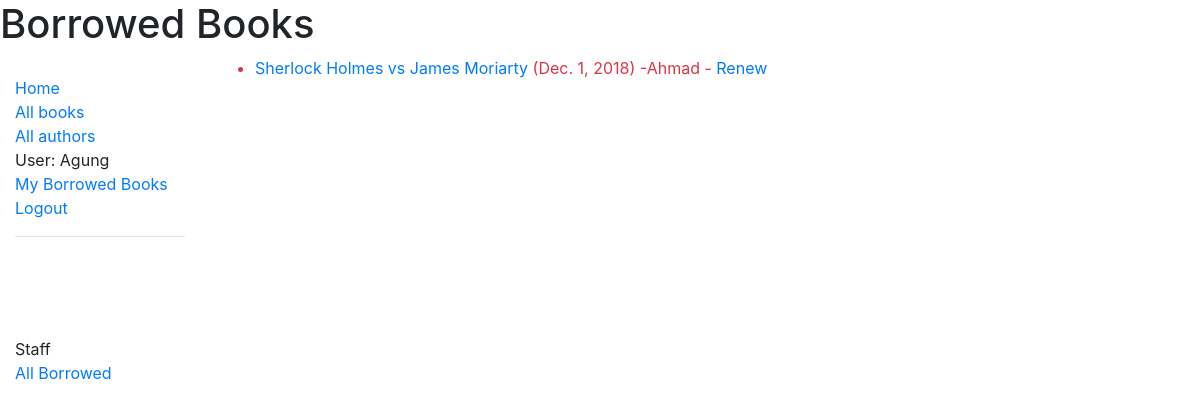
Page /catalog/borrowed/ (signed in) on the committed database.
### catalog/models.py (models this page shows, shortened)
class BookInstance(models.Model):
    id = models.UUIDField(primary_key=True, default=uuid.uuid4,
                          help_text='Unique ID for this particular book\
                                    across whole library.')
    book = models.ForeignKey('Book', on_delete=models.SET_NULL, null=True)
    imprint = models.CharField(max_length=200)
    due_back = models.DateField(null=True, blank=True)
    borrower = models.ForeignKey(User, on_delete=models.SET_NULL,
                                 null=True, blank=True)
    LOAN_STATUS = (
        ('m', 'Maintenance'),
        ('o', 'On loan'),
        ('a', 'Available'),
        ('r', 'Reserved'),
    )
    status = models.CharField(
        max_length=1,
        choices=LOAN_STATUS,
        blank=True,
        default='m',
        help_text='Book Availability',
    )
    class Meta:
        ordering = ['due_back']
        permissions = (("can_mark_returned", "Set book as returned"), )
    @property
    def is_overdue(self):
        if self.due_back and date.today() > self.due_back:
            return True
        return False

class Book(models.Model):
    title = models.CharField(max_length=200)
    author = models.ForeignKey('Author', on_delete=models.SET_NULL, null=True)
    summary = models.TextField(max_length=1000,
                               help_text='Enter a brief description of book.')
    isbn = models.CharField('ISBN', max_length=13,
                            help_text='13 Character \
                <a href="https://www.isbn-international.org/content/\
                what-isbn">ISBN number</a>')
    genre = models.ManyToManyField(Genre,
                                   help_text='Select genres for this book')
    def display_genre(self):
        """Create a string for Genre.Used to display genre in Site Admin."""
        return ', '.join(genre.name for genre in self.genre.all()[:3])
    display_genre.short_description = 'Genre'

### catalog/views.py (the view)
# urls.py: path('borrowed/', views.LibrarianCheckBorrowedBook.as_view(),
class LibrarianCheckBorrowedBook(PermissionRequiredMixin, generic.ListView):
    model = BookInstance
    template_name = 'catalog/loaned_book_by_user.html'
    permission_required = 'catalog.can_mark_returned'
    context_object_name = 'bookinstancelist'
    def get_queryset(self):
        return BookInstance.objects.all().filter(
            status__exact='o').order_by(
                'due_back')

### catalog/templates/catalog/loaned_book_by_user.html
{% extends "base_generic.html" %}
{% block title %}
<h1>Borrowed Books</h1>
{% endblock %}
{% block content %}
{% if bookinstancelist %}
<ul>
	{% for bookinst in bookinstancelist %}
	<li class="{% if bookinst.is_overdue %}text-danger{% endif %}">
		<a href="{% url 'book-detail' bookinst.book.pk %}">
			{{ bookinst.book.title }}
		</a>
			({{ bookinst.due_back }})
			{% if perms.catalog.can_mark_returned %}
			-{{ bookinst.borrower.username }}
			-<a href="{% url 'librarian-renew-book' bookinst.id %}">
				Renew
			</a>
			{% endif %}
	</li>
	{% endfor %}
</ul>
{% else %}
<p>
There are no books borrowed,
{{ user.username }}
</p>
{% endif %}
{% endblock %}

### catalog/templates/base_generic.html (shortened to what this page needs)
<!DOCTYPE html>
<html lang="en">
	<head>
	{% block title %}<title>Local Library</title>{% endblock %}
		<link rel="stylesheet" href="https://stackpath.bootstrapcdn.com/bootstrap/4.1.3/css/bootstrap.min.css">
		{% load static %}
		<link rel="stylesheet" href="{% static 'css/styles.css' %}">
	</head>
	<body>
		<div class="container-fluid">
			<div class="row">
				<div class="col-sm-2">
				{% block sidebar %}
					<ul class="sidebar-nav">
						<li><a href="{% url 'index' %}">Home</a></li>
						<li><a href="{% url 'books' %}">All books</a></li>
						<li><a href="{% url 'authors' %}">All authors</a></li>
						{% if user.is_authenticated %}
						<li>User: {{user.get_username}}</li>
						<li><a href="{% url 'my-borrowed' %}">My Borrowed Books</a></li>
						<li><a href="{% url 'logout' %}?next={{request.path}}">Logout</a></li>
						<hr>
						<br>
						{% else %}
						<li><a href="{% url 'login' %}?next={{request.path}}">Login</a></li>
						{% endif %}
					</ul>
					<br>
					{% if perms.catalog.can_mark_returned %}
						<ul class="sidebar-nav">
						<li>Staff</li>
						<li><a href="{% url 'borrowed-list' %}">All Borrowed</a></li>
					</ul>
					{% endif %}
				{% endblock %}
				</div>
				<div class="col-sm-10 ">
				{% block content %}{% endblock %}
				</div>
			</div>
		</div>
	</body>
</html>

### catalog/static/css/styles.css (style rules this page uses)
.sidebar-nav { margin-top: 20px; padding: 0; list-style: none; }

### rows in the picture
BookInstance: book "Sherlock Holmes vs James Moriarty", due_back "Dec. 1, 2018", borrower.username "Ahmad"

### other values in the picture
{{ user.get_username }} "Agung"
